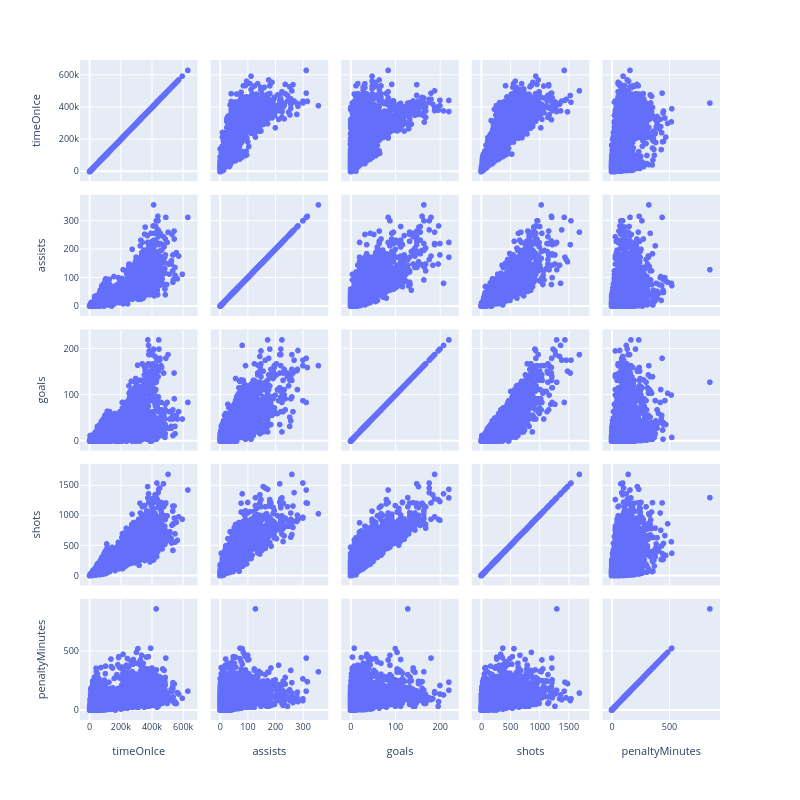

Notebook code for this chart:
### Code cell
#### A3-P2 a) ans: it depends on the student.

#### A3-P2 b) Visualize and plot scatter matrix between all features (suggestion: use \texttt{scatter\_matrix} from \texttt{plotly}).

df_used = df.drop(columns=["season", "player_id", "firstName", "lastName"])
fig = px.scatter_matrix(df_used, dimensions = ['timeOnIce', 'assists', 'goals', 'shots', 'penaltyMinutes'])
fig.update_layout(font=dict(size=9))
fig.update_layout(width = 800, height = 800)
fig.show()

# first impression, there is positive correlation (with penalityMin is low).

### Figure 1 — Plotly figure (JSON) as saved in the notebook; plotly's stock layout.template omitted (floating-point values rounded to 4 significant figures; data arrays with more than 128 entries replaced by an {"elided": "..."} marker saying what was removed)
{"data": [{"dimensions": [{"axis": {"matches": true}, "label": "timeOnIce", "values": {"elided": "16787 int values"}}, {"axis": {"matches": true}, "label": "assists", "values": {"elided": "16787 int values"}}, {"axis": {"matches": true}, "label": "goals", "values": {"elided": "16787 int values"}}, {"axis": {"matches": true}, "label": "shots", "values": {"elided": "16787 int values"}}, {"axis": {"matches": true}, "label": "penaltyMinutes", "values": {"elided": "16787 int values"}}], "hovertemplate": "%{xaxis.title.text}=%{x}<br>%{yaxis.title.text}=%{y}<extra></extra>", "legendgroup": "", "marker": {"color": "#636efa", "symbol": "circle"}, "name": "", "showlegend": false, "type": "splom"}], "layout": {"dragmode": "select", "font": {"size": 9}, "height": 800, "legend": {"tracegroupgap": 0}, "margin": {"t": 60}, "width": 800}}
